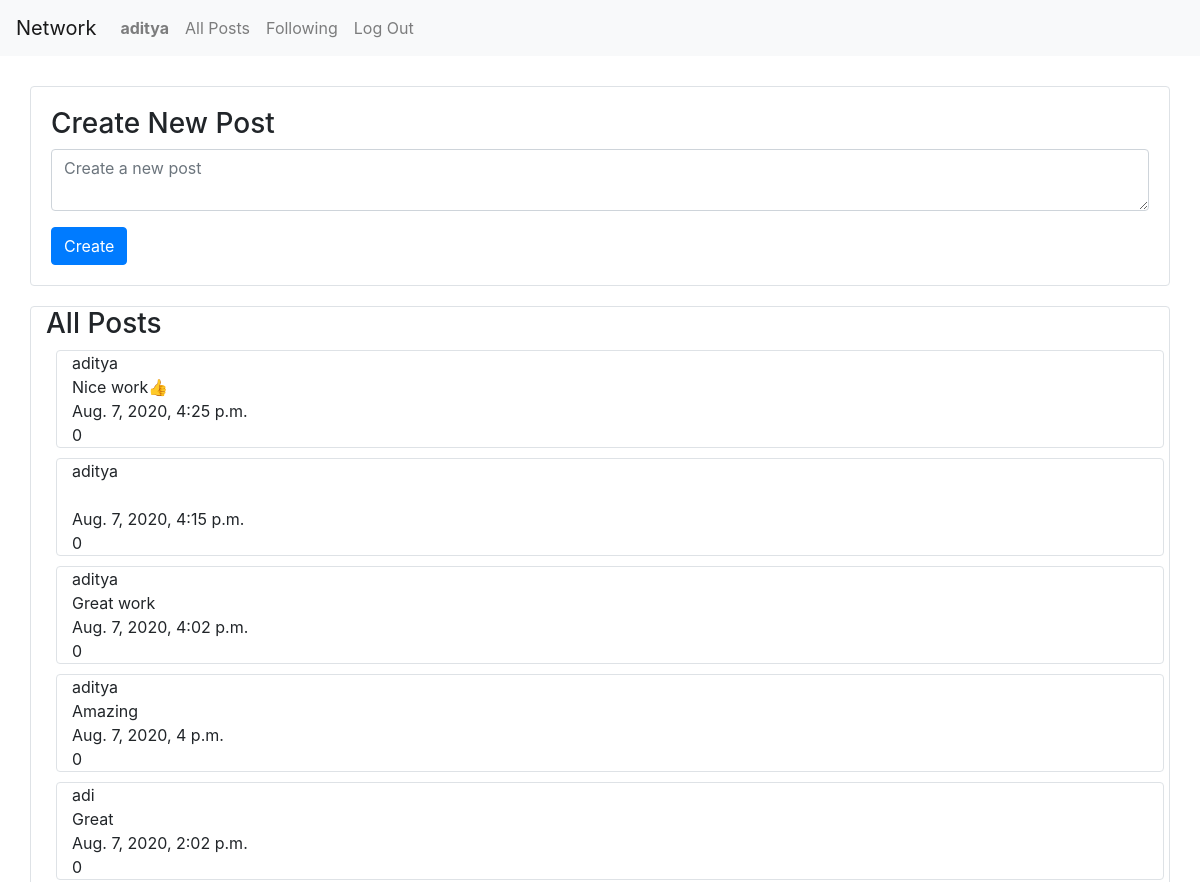
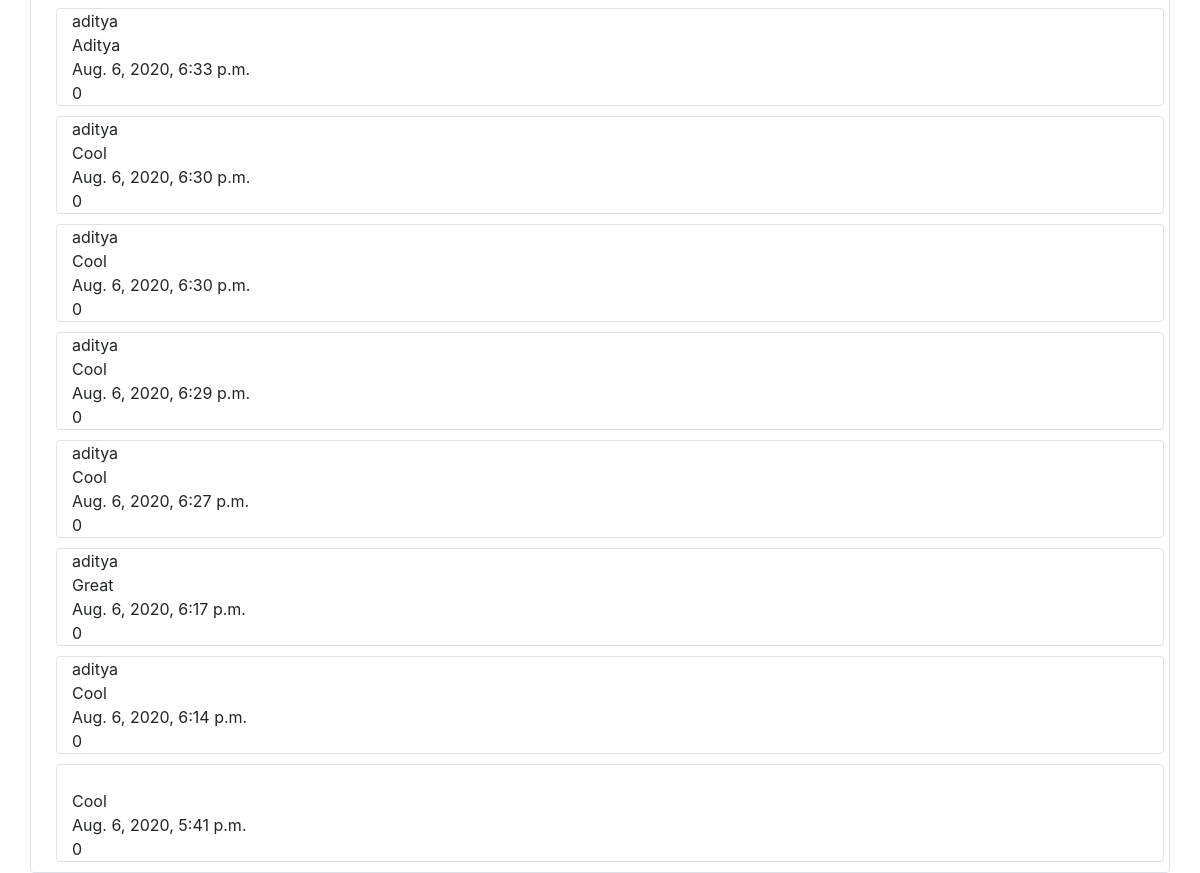
/ (signed in), run on the app's committed database (2 pictures, top to bottom).
### network/models.py (models this page shows)
class User(AbstractUser):
    pass

class Post(models.Model):
    content = models.CharField(max_length=500)
    pub_time = models.DateTimeField(auto_now=True)
    likes = models.IntegerField(default=0)
    publisher = models.ForeignKey(User, on_delete=models.CASCADE, related_name="posts")
    def __str__(self):
        return self.content

### network/views.py (the view)
# urls.py: path("", views.index, name="index"),
def index(request):
    posts = Post.objects.all()
    posts = list(reversed(posts))
    print(posts)
    context = {"posts": posts}
    return render(request, "network/index.html", context=context)

### network/templates/network/index.html (shortened to what this page needs)
{% extends "network/layout.html" %} {% load static %} {% block import %}
<link href="{% static 'network/index.css' %}" rel="stylesheet"> {% endblock %} {% block body %}
{% if user.is_authenticated %}
<div class="container border rounded" id="create-post">
    <h3>Create New Post</h3>
    <form action="{% url 'create_post' %}" method="post">
        <div class="form-group">
            <textarea placeholder="Create a new post" name="content" class="form-control"></textarea>
        </div>
        <button type="submit" class="btn btn-primary">Create</button>
    </form>
</div>
{% endif %}
<div class="container border rounded">
    <h3>All Posts</h3>
    <div>
        {% for post in posts %}
        <div class="container border rounded" style="margin: 10px;">
            {{ post.publisher.username }}<br> {{ post.content }}<br> {{ post.pub_time }}<br> {{ post.likes }}
        </div>
        {% empty %}
        <p>No posts</p>
        {% endfor %}
    </div>
</div>
{% endblock %}

### network/templates/network/layout.html (shortened to what this page needs)
{% load static %}
<!DOCTYPE html>
<html lang="en">
<head>
    <link rel="stylesheet" href="https://stackpath.bootstrapcdn.com/bootstrap/4.4.1/css/bootstrap.min.css">
    <link href="{% static 'network/styles.css' %}" rel="stylesheet"> {% block import %}{% endblock %}
</head>
<body>
    <nav class="navbar navbar-expand-lg navbar-light bg-light">
        <a class="navbar-brand" href="{% url 'index' %}">Network</a>
        <div>
            <ul class="navbar-nav mr-auto">
                {% if user.is_authenticated %}
                <li class="nav-item">
                    <a class="nav-link" href="{% url 'profile' user.username %}"><strong>{{ user.username }}</strong></a>
                </li>
                <li class="nav-item">
                    <a class="nav-link" href="{% url 'index' %}">All Posts</a>
                </li>
                {% endif %} {% if user.is_authenticated %}
                <li class="nav-item">
                    <a class="nav-link" href="{% url 'following' %}">Following</a>
                </li>
                <li class="nav-item">
                    <a class="nav-link" href="{% url 'logout' %}">Log Out</a>
                </li>
                {% endif %}
            </ul>
        </div>
    </nav>
    <div class="body">
        {% block body %} {% endblock %}
    </div>
</body>
</html>

### network/static/network/index.css (style rules this page uses)
#create-post { padding: 20px; margin-top: 30px; margin-bottom: 20px; }

### data on the page
User: username "aditya"
Post: publisher.username "aditya", content "Nice work👍", pub_time "Aug. 7, 2020, 4:25 p.m.", likes "0"
Post: publisher.username "aditya", pub_time "Aug. 7, 2020, 4:15 p.m.", likes "0"
Post: publisher.username "aditya", content "Great work", pub_time "Aug. 7, 2020, 4:02 p.m.", likes "0"
Post: publisher.username "aditya", content "Amazing", pub_time "Aug. 7, 2020, 4 p.m.", likes "0"
Post: publisher.username "adi", content "Great", pub_time "Aug. 7, 2020, 2:02 p.m.", likes "0"
Post: publisher.username "aditya", content "Aditya", pub_time "Aug. 6, 2020, 6:33 p.m.", likes "0"
Post: publisher.username "aditya", content "Cool", pub_time "Aug. 6, 2020, 6:30 p.m.", likes "0"
Post: publisher.username "aditya", content "Cool", pub_time "Aug. 6, 2020, 6:30 p.m.", likes "0"
Post: publisher.username "aditya", content "Cool", pub_time "Aug. 6, 2020, 6:29 p.m.", likes "0"
Post: publisher.username "aditya", content "Cool", pub_time "Aug. 6, 2020, 6:27 p.m.", likes "0"
Post: publisher.username "aditya", content "Great", pub_time "Aug. 6, 2020, 6:17 p.m.", likes "0"
Post: publisher.username "aditya", content "Cool", pub_time "Aug. 6, 2020, 6:14 p.m.", likes "0"
Post: content "Cool", pub_time "Aug. 6, 2020, 5:41 p.m.", likes "0"
